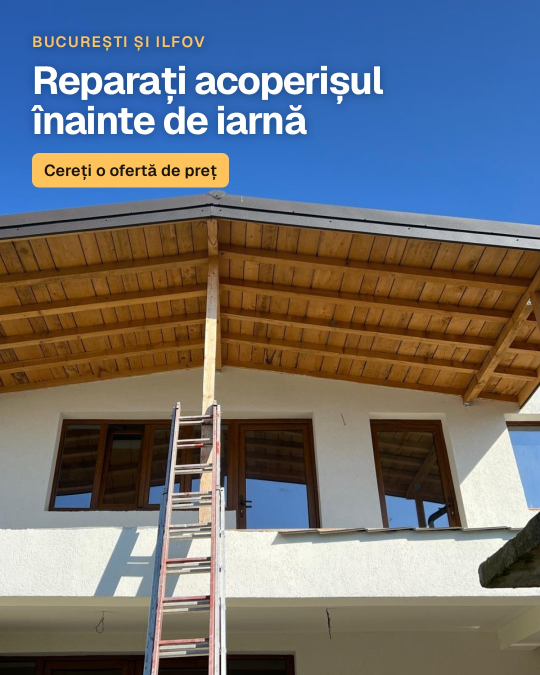
#> input picture nord-roof/ads/reclama-ad1-iarna-4x5.jpg, 1080 x 1350 px, given in place of logo.png, which was not available (shown at 1/2 size)
$ python _make_posts.py
#> lines starting #> are read from the running program, lines starting #| are printed output that depends on the picture
from PIL import Image, ImageDraw, ImageFont, ImageFilter
import os
A="/home/user/business-grower/nord-roof/"
OUT=A+"social/"
F="/usr/share/fonts/opentype/inter/"
f=lambda n,s: ImageFont.truetype(F+n,s)
RED=(237,28,36); W,H=1080,1350
logo=Image.open(A+"logo.png").convert("RGBA")
#> in portfolio, `img = Image.new('RGB', (W, H), (255, 255, 255))`: img: PIL image 1080x1350 RGB; every value is 255
def photo(src,box,size=(W,H)):
#> called with src = 'ads/reclama-ad6-hale-4x5.jpg', box = (300, 619, 1028, 1171), size = (1080, 820)
    im=Image.open(A+src).convert("RGB").crop(box).resize(size,Image.LANCZOS)
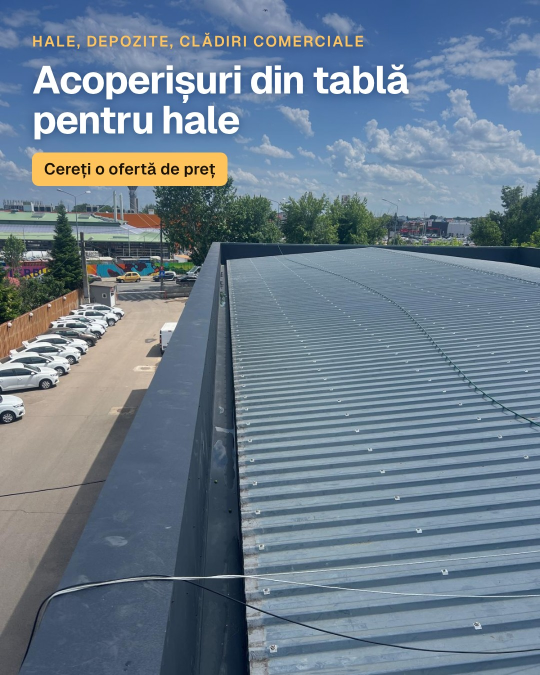
#> input picture nord-roof/ads/reclama-ad6-hale-4x5.jpg, 1080 x 1350 px, found by its file name (shown at 1/2 size)
    return im.filter(ImageFilter.UnsharpMask(2,50,2))
def badge(img):
    lw=360; l=logo.resize((lw,int(logo.height*lw/logo.width)),Image.LANCZOS)
    d=ImageDraw.Draw(img); pad=22
    d.rounded_rectangle((40,40,40+lw+2*pad,40+l.height+2*pad),radius=18,fill=RED)
    img.paste(l,(40+pad,40+pad),l)
def portfolio(name,src,box,kick,title,top=False):
    # red/white style: red header with logo, photo, white panel, red bar
    img=Image.new("RGB",(W,H),(255,255,255)); d=ImageDraw.Draw(img)
    d.rectangle((0,0,W,150),fill=RED)
    lw=380; l=logo.resize((lw,int(logo.height*lw/logo.width)),Image.LANCZOS); img.paste(l,((W-lw)//2,(150-l.height)//2),l)
    bw,bh=box[2]-box[0],box[3]-box[1]; ph=820
    # crop the source box to the photo slot's 1080:820 ratio, centred
    tw=bw; th=int(bw*ph/W)
    if th>bh: th=bh; tw=int(bh*W/ph)
    cx,cy=box[0]+bw//2,(box[1]+th//2 if top else box[1]+bh//2)
    img.paste(photo(src,(cx-tw//2,cy-th//2,cx+tw//2,cy+th//2),(W,ph)),(0,150))
    k=f("Inter-Bold.otf",32); x=66
    for ch in kick:
        d.text((x,1018),ch,font=k,fill=RED); x+=d.textlength(ch,font=k)+3.5
#> this loop made 15 passes
#> x on passes 1 to 12: 87.59, 114.5, 141.7, 166.2, 193.6, 218.1, 241, 252.1, 276.6, 299.6, 326.8, 349.7
#> after the loop, x = 429.8
    d.text((66,1066),title,font=f("InterDisplay-Bold.otf",66),fill=(20,20,20))
    d.text((66,1160),"București și Ilfov",font=f("Inter-Medium.otf",36),fill=(110,110,110))
    d.rectangle((0,H-90,W,H),fill=RED)
    d.text((W//2,H-45),"WhatsApp: 0726 981 090",font=f("Inter-Bold.otf",40),fill="white",anchor="mm")
    img.save(OUT+name,quality=92)
# clean photo regions (no old text)
portfolio("post-1-hala-tabla.jpg","ads/reclama-ad6-hale-4x5.jpg",(300,440,300+728,1350),"LUCRARE RECENTĂ","Acoperiș din tablă la hală")
portfolio("post-2-etansare-imbinari.jpg","ads/reclama-ad3-infiltratii-9x16.jpg",(110,642,110+862,1720),"LUCRARE RECENTĂ","Etanșare îmbinări și coamă")
#> call 2 of portfolio, with name = 'post-2-etansare-imbinari.jpg', src = 'ads/reclama-ad3-infiltratii-9x16.jpg', box = (110, 642, 972, 1720), kick = 'LUCRARE RECENTĂ', title = 'Etanșare îmbinări și coamă', top = False
#> call 2 of photo, with src = 'ads/reclama-ad3-infiltratii-9x16.jpg', box = (110, 854, 972, 1508), size = (1080, 820)
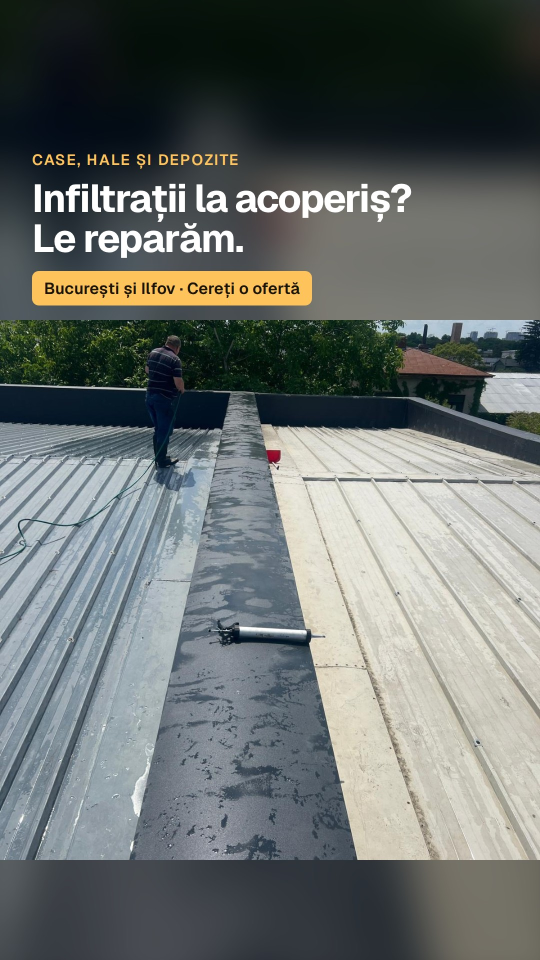
#> input picture nord-roof/ads/reclama-ad3-infiltratii-9x16.jpg, 1080 x 1920 px, found by its file name (shown at 1/2 size)
#> in portfolio (call 2), `img.paste(photo(src,(cx-tw//2,cy-th//2,cx+tw//2,cy+th//2),(W,ph)),(0,1..`:
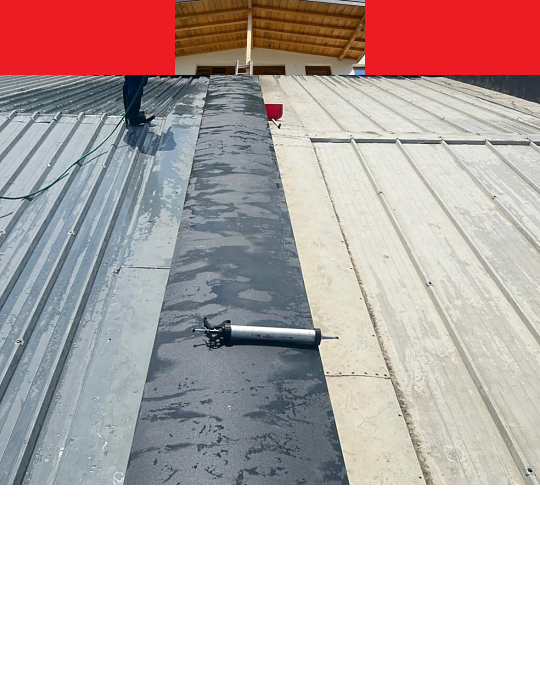
#> img: PIL image 1080x1350 RGB (shown at 1/2 size); mean R, G, B 192.3, 179.6, 178.6
#> the loop in portfolio (call 2), `for ch in kick:` made 15 passes
portfolio("post-3-jgheaburi-sofit.jpg","ads/reclama-ad2-jgheaburi-9x16.jpg",(62,660,62+960,1860),"LUCRARE RECENTĂ","Jgheaburi, burlane și sofit")
#> call 3 of portfolio, with name = 'post-3-jgheaburi-sofit.jpg', src = 'ads/reclama-ad2-jgheaburi-9x16.jpg', box = (62, 660, 1022, 1860), kick = 'LUCRARE RECENTĂ', title = 'Jgheaburi, burlane și sofit', top = False
#> call 3 of photo, with src = 'ads/reclama-ad2-jgheaburi-9x16.jpg', box = (62, 896, 1022, 1624), size = (1080, 820)
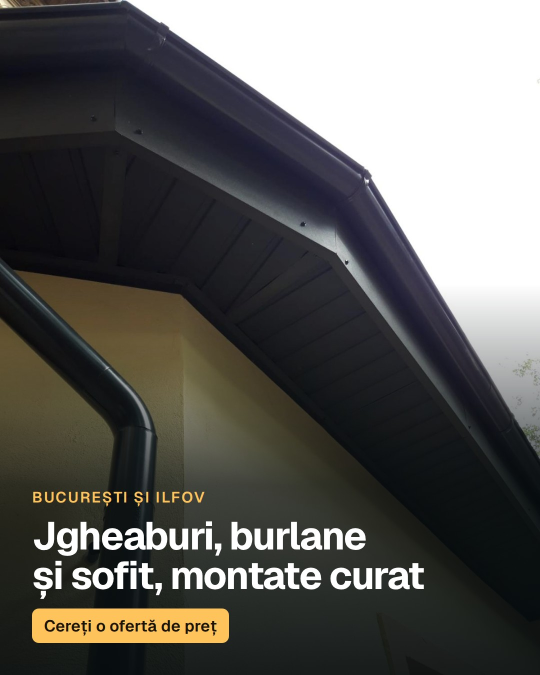
#> input picture nord-roof/ads/reclama-ad2-jgheaburi-4x5.jpg, 1080 x 1350 px, given in place of reclama-ad2-jgheaburi-9x16.jpg, which was not available (shown at 1/2 size)
#> in portfolio (call 3), `img.paste(photo(src,(cx-tw//2,cy-th//2,cx+tw//2,cy+th//2),(W,ph)),(0,1..`:
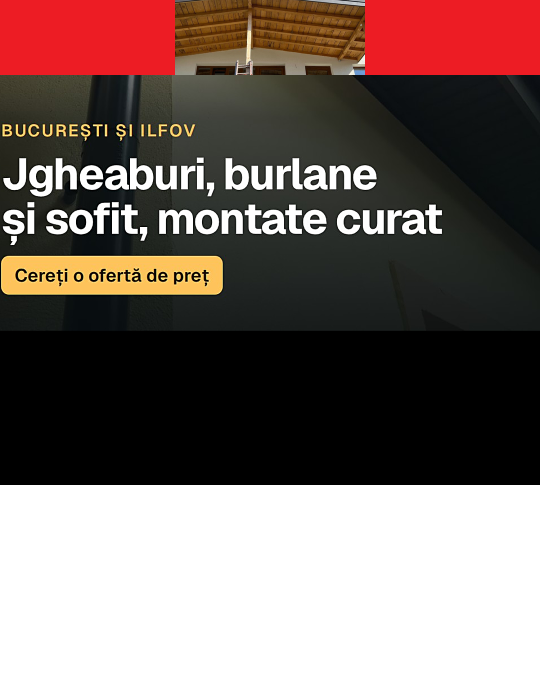
#> img: PIL image 1080x1350 RGB (shown at 1/2 size); mean R, G, B 118.1, 101.5, 96.8
#> the loop in portfolio (call 3), `for ch in kick:` made 15 passes
portfolio("post-4-streasina-casa.jpg","ads/reclama-ad7-casa-noua-4x5.jpg",(170,0,170+728,910),"LUCRARE RECENTĂ","Streașină și jgheaburi",top=True)
#> call 4 of portfolio, with name = 'post-4-streasina-casa.jpg', src = 'ads/reclama-ad7-casa-noua-4x5.jpg', box = (170, 0, 898, 910), kick = 'LUCRARE RECENTĂ', title = 'Streașină și jgheaburi', top = True
#> call 4 of photo, with src = 'ads/reclama-ad7-casa-noua-4x5.jpg', box = (170, 0, 898, 552), size = (1080, 820)
#> in photo (call 4), `im=Image.open(A+src).convert("RGB").crop(box).resize(size,Image.LANCZOS)`:
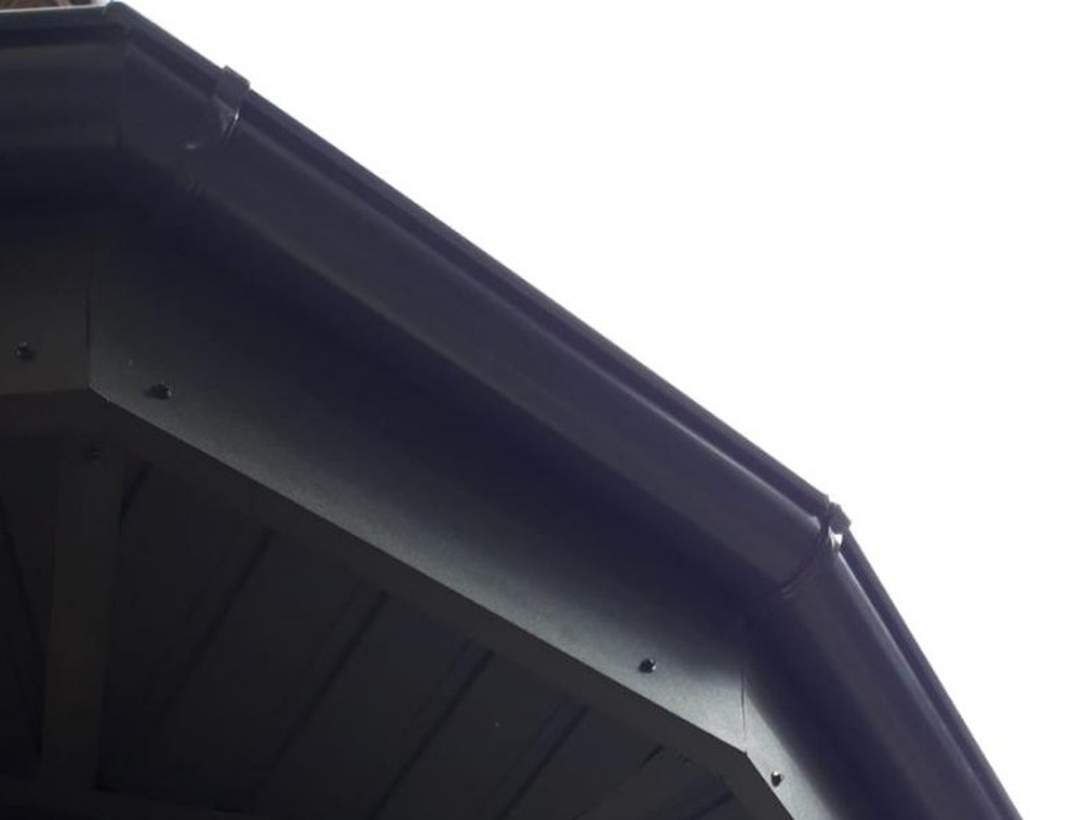
#> im: PIL image 1080x820 RGB; mean R, G, B 126.7, 126.5, 132.7
#> the loop in portfolio (call 4), `for ch in kick:` made 15 passes
#> in portfolio (call 4), `img.save(OUT+name,quality=92)`:
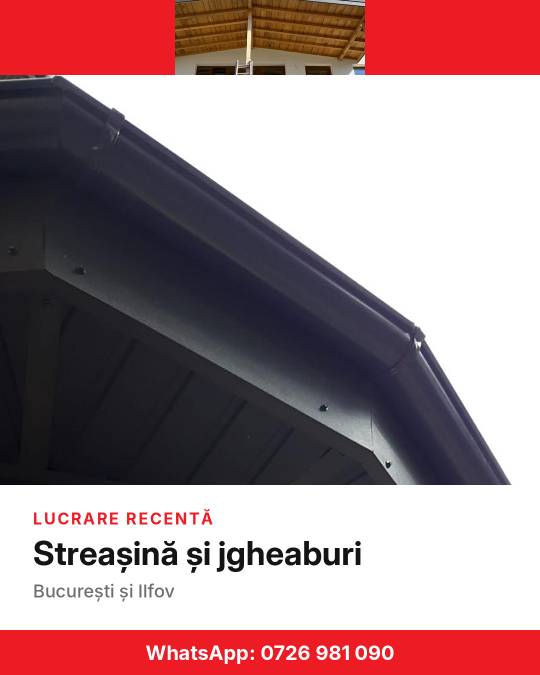
#> saved as post-4-streasina-casa.jpg: PIL image 1080x1350 RGB (shown at 1/2 size); mean R, G, B 166.6, 136.6, 140
#> (the run stopped early here; a loop or call above may not have finished)
